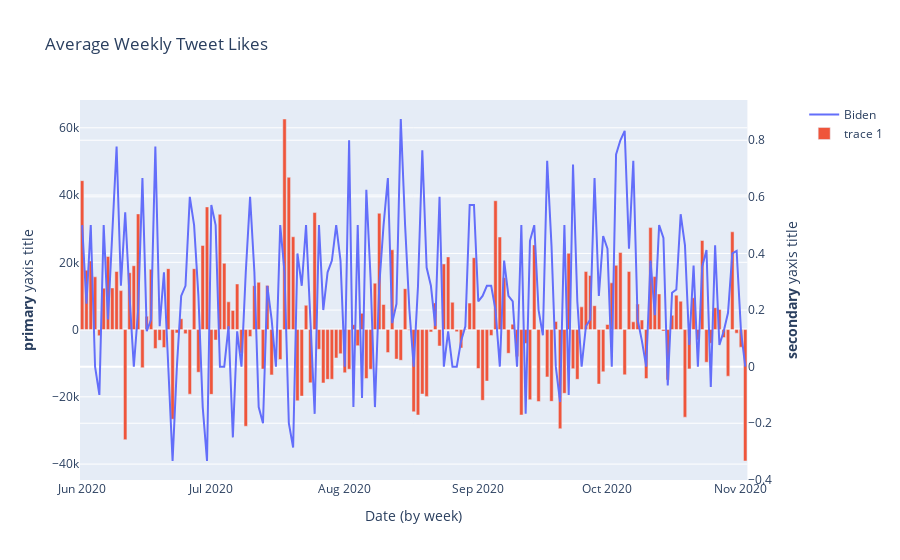

The code cell stored with this chart in its notebook:
### Markdown cell above
A we can see from the chart above, both candidate's tweets are similar in their sentiment between June 2020 and November 2nd 2020.

However, Trump is noticeably more extreme in his positive and negative sentiment overall while Biden is slightly more neutral.

### Code cell
trumpLikes = TrumpFinal[TrumpFinal.date > pd.to_datetime('2020-06-01',  infer_datetime_format=True)].groupby([pd.Grouper(key='date', freq='D')]).mean().reset_index()
bidenLikes = BidenFinal[BidenFinal.date > pd.to_datetime('2020-06-01',  infer_datetime_format=True)].groupby([pd.Grouper(key='date', freq='D')]).mean().reset_index()
trumpSent = TrumpFinal[TrumpFinal.date > pd.to_datetime('2020-06-01',  infer_datetime_format=True)].groupby([pd.Grouper(key='date', freq='D')]).mean().reset_index()
bidenSent = BidenFinal[BidenFinal.date > pd.to_datetime('2020-06-01',  infer_datetime_format=True)].groupby([pd.Grouper(key='date', freq='D')]).mean().reset_index()

bidenLikes['vars'] = bidenLikes.likes.values - np.median(bidenLikes.likes)
fig = make_subplots(specs=[[{"secondary_y": True}]])

fig.add_trace(go.Scatter(x=bidenSent.date, y=bidenSent.label,
                    mode='lines',
                    name='Biden'),
             secondary_y=True);

fig.add_trace(
        go.Bar(
            x=bidenLikes.date,
            y=bidenLikes.vars),
        secondary_y=False);

fig.update_layout(title='Average Weekly Tweet Likes',
                   xaxis_title='Date (by week)',
                   yaxis_title='Likes')
fig.update_yaxes(title_text="<b>primary</b> yaxis title", range = secondary_y=False)
fig.update_yaxes(title_text="<b>secondary</b> yaxis title", secondary_y=True)
fig.show()

### Figure 1 — Plotly figure (JSON) as saved in the notebook; plotly's stock layout.template omitted (floating-point values rounded to 4 significant figures; data arrays with more than 128 entries replaced by an {"elided": "..."} marker saying what was removed)
{"data": [{"mode": "lines", "name": "Biden", "type": "scatter", "x": {"elided": "155 str values"}, "xaxis": "x", "y": {"elided": "155 float values"}, "yaxis": "y2"}, {"type": "bar", "x": {"elided": "155 str values"}, "xaxis": "x", "y": {"elided": "155 float values"}, "yaxis": "y"}], "layout": {"title": {"text": "Average Weekly Tweet Likes"}, "xaxis": {"anchor": "y", "domain": [0, 0.94], "title": {"text": "Date (by week)"}}, "yaxis": {"anchor": "x", "domain": [0, 1], "title": {"text": "<b>primary</b> yaxis title"}}, "yaxis2": {"anchor": "x", "overlaying": "y", "side": "right", "title": {"text": "<b>secondary</b> yaxis title"}}}}
